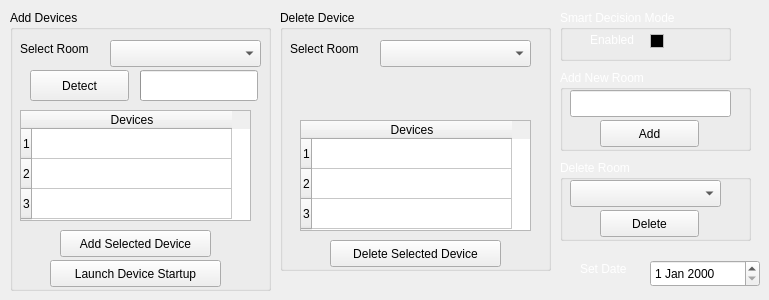
    <widget class="QWidget" name="tab_setupconfig">
     <attribute name="title">
      <string>Setup and Configuration</string>
     </attribute>
     <widget class="QGroupBox" name="groupBox_2">
      <property name="geometry">
       <rect>
        <x>10</x>
        <y>10</y>
        <width>261</width>
        <height>281</height>
       </rect>
      </property>
      <property name="palette">
       <palette>
        <active>
         <colorrole role="WindowText">
          <brush brushstyle="SolidPattern">
           <color alpha="255">
            <red>0</red>
            <green>0</green>
            <blue>0</blue>
           </color>
          </brush>
         </colorrole>
         <colorrole role="Text">
          <brush brushstyle="SolidPattern">
           <color alpha="255">
            <red>255</red>
            <green>255</green>
            <blue>255</blue>
           </color>
          </brush>
         </colorrole>
        </active>
        <inactive>
         <colorrole role="WindowText">
          <brush brushstyle="SolidPattern">
           <color alpha="255">
            <red>0</red>
            <green>0</green>
            <blue>0</blue>
           </color>
          </brush>
         </colorrole>
         <colorrole role="Text">
          <brush brushstyle="SolidPattern">
           <color alpha="255">
            <red>255</red>
            <green>255</green>
            <blue>255</blue>
           </color>
          </brush>
         </colorrole>
        </inactive>
        <disabled>
         <colorrole role="WindowText">
          <brush brushstyle="SolidPattern">
           <color alpha="255">
            <red>159</red>
            <green>158</green>
            <blue>158</blue>
           </color>
          </brush>
         </colorrole>
         <colorrole role="Text">
          <brush brushstyle="SolidPattern">
           <color alpha="255">
            <red>159</red>
            <green>158</green>
            <blue>158</blue>
           </color>
          </brush>
         </colorrole>
        </disabled>
       </palette>
      </property>
      <property name="title">
       <string>Add Devices</string>
      </property>
      <widget class="QComboBox" name="comboBox_selectRoom1">
       <property name="geometry">
        <rect>
         <x>100</x>
         <y>30</y>
         <width>151</width>
         <height>27</height>
        </rect>
       </property>
      </widget>
      <widget class="QPushButton" name="pushButton_4">
       <property name="geometry">
        <rect>
         <x>20</x>
         <y>60</y>
         <width>99</width>
         <height>31</height>
        </rect>
       </property>
       <property name="text">
        <string>Detect</string>
       </property>
      </widget>
      <widget class="QProgressBar" name="progressBar">
       <property name="geometry">
        <rect>
         <x>130</x>
         <y>60</y>
         <width>118</width>
         <height>31</height>
        </rect>
       </property>
       <property name="maximum">
        <number>60</number>
       </property>
       <property name="value">
        <number>0</number>
       </property>
       <property name="textVisible">
        <bool>false</bool>
       </property>
      </widget>
      <widget class="QTableWidget" name="tableWidget">
       <property name="geometry">
        <rect>
         <x>10</x>
         <y>100</y>
         <width>231</width>
         <height>111</height>
        </rect>
       </property>
       <attribute name="horizontalHeaderDefaultSectionSize">
        <number>200</number>
       </attribute>
       <row>
        <property name="text">
         <string>1</string>
        </property>
       </row>
       <row>
        <property name="text">
         <string>2</string>
        </property>
       </row>
       <row>
        <property name="text">
         <string>3</string>
        </property>
       </row>
       <column>
        <property name="text">
         <string>Devices</string>
        </property>
       </column>
       <item row="0" column="0">
        <property name="text">
         <string/>
        </property>
        <property name="toolTip">
         <string/>
        </property>
        <property name="flags">
         <set>ItemIsSelectable|ItemIsUserCheckable|ItemIsEnabled</set>
        </property>
       </item>
       <item row="2" column="0">
        <property name="text">
         <string/>
        </property>
       </item>
      </widget>
      <widget class="QPushButton" name="pushButton_addDevice">
       <property name="geometry">
        <rect>
         <x>50</x>
         <y>220</y>
         <width>151</width>
         <height>27</height>
        </rect>
       </property>
       <property name="text">
        <string>Add Selected Device</string>
       </property>
      </widget>
      <widget class="QLabel" name="label_12">
       <property name="geometry">
        <rect>
         <x>10</x>
         <y>30</y>
         <width>91</width>
         <height>17</height>
        </rect>
       </property>
       <property name="palette">
        <palette>
         <active>
          <colorrole role="WindowText">
           <brush brushstyle="SolidPattern">
            <color alpha="255">
             <red>0</red>
             <green>0</green>
             <blue>0</blue>
            </color>
           </brush>
          </colorrole>
         </active>
         <inactive>
          <colorrole role="WindowText">
           <brush brushstyle="SolidPattern">
            <color alpha="255">
             <red>0</red>
             <green>0</green>
             <blue>0</blue>
            </color>
           </brush>
          </colorrole>
         </inactive>
         <disabled>
          <colorrole role="WindowText">
           <brush brushstyle="SolidPattern">
            <color alpha="255">
             <red>159</red>
             <green>158</green>
             <blue>158</blue>
            </color>
           </brush>
          </colorrole>
         </disabled>
        </palette>
       </property>
       <property name="text">
        <string>Select Room</string>
       </property>
      </widget>
      <widget class="QPushButton" name="pushButton_addDevice_2">
       <property name="geometry">
        <rect>
         <x>40</x>
         <y>250</y>
         <width>171</width>
         <height>27</height>
        </rect>
       </property>
       <property name="text">
        <string>Launch Device Startup</string>
       </property>
      </widget>
     </widget>
     <widget class="QGroupBox" name="groupBox_3">
      <property name="geometry">
       <rect>
        <x>280</x>
        <y>10</y>
        <width>271</width>
        <height>261</height>
       </rect>
      </property>
      <property name="palette">
       <palette>
        <active>
         <colorrole role="WindowText">
          <brush brushstyle="SolidPattern">
           <color alpha="255">
            <red>0</red>
            <green>0</green>
            <blue>0</blue>
           </color>
          </brush>
         </colorrole>
         <colorrole role="Text">
          <brush brushstyle="SolidPattern">
           <color alpha="255">
            <red>255</red>
            <green>255</green>
            <blue>255</blue>
           </color>
          </brush>
         </colorrole>
        </active>
        <inactive>
         <colorrole role="WindowText">
          <brush brushstyle="SolidPattern">
           <color alpha="255">
            <red>0</red>
            <green>0</green>
            <blue>0</blue>
           </color>
          </brush>
         </colorrole>
         <colorrole role="Text">
          <brush brushstyle="SolidPattern">
           <color alpha="255">
            <red>255</red>
            <green>255</green>
            <blue>255</blue>
           </color>
          </brush>
         </colorrole>
        </inactive>
        <disabled>
         <colorrole role="WindowText">
          <brush brushstyle="SolidPattern">
           <color alpha="255">
            <red>159</red>
            <green>158</green>
            <blue>158</blue>
           </color>
          </brush>
         </colorrole>
         <colorrole role="Text">
          <brush brushstyle="SolidPattern">
           <color alpha="255">
            <red>159</red>
            <green>158</green>
            <blue>158</blue>
           </color>
          </brush>
         </colorrole>
        </disabled>
       </palette>
      </property>
      <property name="title">
       <string>Delete Device</string>
      </property>
      <widget class="QLabel" name="label_7">
       <property name="geometry">
        <rect>
         <x>10</x>
         <y>30</y>
         <width>91</width>
         <height>17</height>
        </rect>
       </property>
       <property name="palette">
        <palette>
         <active>
          <colorrole role="WindowText">
           <brush brushstyle="SolidPattern">
            <color alpha="255">
             <red>0</red>
             <green>0</green>
             <blue>0</blue>
            </color>
           </brush>
          </colorrole>
         </active>
         <inactive>
          <colorrole role="WindowText">
           <brush brushstyle="SolidPattern">
            <color alpha="255">
             <red>0</red>
             <green>0</green>
             <blue>0</blue>
            </color>
           </brush>
          </colorrole>
         </inactive>
         <disabled>
          <colorrole role="WindowText">
           <brush brushstyle="SolidPattern">
            <color alpha="255">
             <red>159</red>
             <green>158</green>
             <blue>158</blue>
            </color>
           </brush>
          </colorrole>
         </disabled>
        </palette>
       </property>
       <property name="text">
        <string>Select Room</string>
       </property>
      </widget>
      <widget class="QComboBox" name="comboBox_selectRoom2">
       <property name="geometry">
        <rect>
         <x>100</x>
         <y>30</y>
         <width>151</width>
         <height>27</height>
        </rect>
       </property>
      </widget>
      <widget class="QTableWidget" name="tableWidget_2">
       <property name="geometry">
        <rect>
         <x>20</x>
         <y>110</y>
         <width>231</width>
         <height>111</height>
        </rect>
       </property>
       <attribute name="horizontalHeaderDefaultSectionSize">
        <number>200</number>
       </attribute>
       <row>
        <property name="text">
         <string>1</string>
        </property>
       </row>
       <row>
        <property name="text">
         <string>2</string>
        </property>
       </row>
       <row>
        <property name="text">
         <string>3</string>
        </property>
       </row>
       <column>
        <property name="text">
         <string>Devices</string>
        </property>
       </column>
       <item row="0" column="0">
        <property name="text">
         <string/>
        </property>
        <property name="toolTip">
         <string/>
        </property>
        <property name="flags">
         <set>ItemIsSelectable|ItemIsUserCheckable|ItemIsEnabled</set>
        </property>
       </item>
       <item row="2" column="0">
        <property name="text">
         <string/>
        </property>
       </item>
      </widget>
      <widget class="QPushButton" name="pushButton_7">
       <property name="geometry">
        <rect>
         <x>50</x>
         <y>230</y>
         <width>171</width>
         <height>27</height>
        </rect>
       </property>
       <property name="text">
        <string>Delete Selected Device</string>
       </property>
      </widget>
     </widget>
     <widget class="QGroupBox" name="groupBox_4">
      <property name="geometry">
       <rect>
        <x>560</x>
        <y>10</y>
        <width>171</width>
        <height>51</height>
       </rect>
      </property>
      <property name="palette">
       <palette>
        <active>
         <colorrole role="WindowText">
          <brush brushstyle="SolidPattern">
           <color alpha="255">
            <red>255</red>
            <green>255</green>
            <blue>255</blue>
           </color>
          </brush>
         </colorrole>
         <colorrole role="Text">
          <brush brushstyle="SolidPattern">
           <color alpha="255">
            <red>255</red>
            <green>255</green>
            <blue>255</blue>
           </color>
          </brush>
         </colorrole>
         <colorrole role="BrightText">
          <brush brushstyle="SolidPattern">
           <color alpha="255">
            <red>6</red>
            <green>0</green>
            <blue>0</blue>
           </color>
          </brush>
         </colorrole>
         <colorrole role="Base">
          <brush brushstyle="SolidPattern">
           <color alpha="255">
            <red>0</red>
            <green>0</green>
            <blue>0</blue>
           </color>
          </brush>
         </colorrole>
        </active>
        <inactive>
         <colorrole role="WindowText">
          <brush brushstyle="SolidPattern">
           <color alpha="255">
            <red>255</red>
            <green>255</green>
            <blue>255</blue>
           </color>
          </brush>
         </colorrole>
         <colorrole role="Text">
          <brush brushstyle="SolidPattern">
           <color alpha="255">
            <red>255</red>
            <green>255</green>
            <blue>255</blue>
           </color>
          </brush>
         </colorrole>
         <colorrole role="BrightText">
          <brush brushstyle="SolidPattern">
           <color alpha="255">
            <red>6</red>
            <green>0</green>
            <blue>0</blue>
           </color>
          </brush>
         </colorrole>
         <colorrole role="Base">
          <brush brushstyle="SolidPattern">
           <color alpha="255">
            <red>0</red>
            <green>0</green>
            <blue>0</blue>
           </color>
          </brush>
         </colorrole>
        </inactive>
        <disabled>
         <colorrole role="WindowText">
          <brush brushstyle="SolidPattern">
           <color alpha="255">
            <red>159</red>
            <green>158</green>
            <blue>158</blue>
           </color>
          </brush>
         </colorrole>
         <colorrole role="Text">
          <brush brushstyle="SolidPattern">
           <color alpha="255">
            <red>159</red>
            <green>158</green>
            <blue>158</blue>
           </color>
          </brush>
         </colorrole>
         <colorrole role="BrightText">
          <brush brushstyle="SolidPattern">
           <color alpha="255">
            <red>6</red>
            <green>0</green>
            <blue>0</blue>
           </color>
          </brush>
         </colorrole>
         <colorrole role="Base">
          <brush brushstyle="SolidPattern">
           <color alpha="255">
            <red>255</red>
            <green>255</green>
            <blue>255</blue>
           </color>
          </brush>
         </colorrole>
        </disabled>
       </palette>
      </property>
      <property name="title">
       <string>Smart Decision Mode</string>
      </property>
      <widget class="QCheckBox" name="checkBox_smartDM">
       <property name="geometry">
        <rect>
         <x>90</x>
         <y>20</y>
         <width>21</width>
         <height>22</height>
        </rect>
       </property>
       <property name="text">
        <string/>
       </property>
      </widget>
      <widget class="QLabel" name="label_8">
       <property name="geometry">
        <rect>
         <x>30</x>
         <y>20</y>
         <width>61</width>
         <height>20</height>
        </rect>
       </property>
       <property name="palette">
        <palette>
         <active>
          <colorrole role="WindowText">
           <brush brushstyle="SolidPattern">
            <color alpha="255">
             <red>255</red>
             <green>255</green>
             <blue>255</blue>
            </color>
           </brush>
          </colorrole>
          <colorrole role="ButtonText">
           <brush brushstyle="SolidPattern">
            <color alpha="255">
             <red>255</red>
             <green>255</green>
             <blue>255</blue>
            </color>
           </brush>
          </colorrole>
         </active>
         <inactive>
          <colorrole role="WindowText">
           <brush brushstyle="SolidPattern">
            <color alpha="255">
             <red>255</red>
             <green>255</green>
             <blue>255</blue>
            </color>
           </brush>
          </colorrole>
          <colorrole role="ButtonText">
           <brush brushstyle="SolidPattern">
            <color alpha="255">
             <red>255</red>
             <green>255</green>
             <blue>255</blue>
            </color>
           </brush>
          </colorrole>
         </inactive>
         <disabled>
          <colorrole role="WindowText">
           <brush brushstyle="SolidPattern">
            <color alpha="255">
             <red>159</red>
             <green>158</green>
             <blue>158</blue>
            </color>
           </brush>
          </colorrole>
          <colorrole role="ButtonText">
           <brush brushstyle="SolidPattern">
            <color alpha="255">
             <red>159</red>
             <green>158</green>
             <blue>158</blue>
            </color>
           </brush>
          </colorrole>
         </disabled>
        </palette>
       </property>
       <property name="text">
        <string>Enabled</string>
       </property>
      </widget>
     </widget>
     <widget class="QGroupBox" name="groupBox_5">
      <property name="geometry">
       <rect>
        <x>560</x>
        <y>70</y>
        <width>191</width>
        <height>81</height>
       </rect>
      </property>
      <property name="palette">
       <palette>
        <active>
         <colorrole role="WindowText">
          <brush brushstyle="SolidPattern">
           <color alpha="255">
            <red>255</red>
            <green>255</green>
            <blue>255</blue>
           </color>
          </brush>
         </colorrole>
         <colorrole role="Text">
          <brush brushstyle="SolidPattern">
           <color alpha="255">
            <red>255</red>
            <green>255</green>
            <blue>255</blue>
           </color>
          </brush>
         </colorrole>
        </active>
        <inactive>
         <colorrole role="WindowText">
          <brush brushstyle="SolidPattern">
           <color alpha="255">
            <red>255</red>
            <green>255</green>
            <blue>255</blue>
           </color>
          </brush>
         </colorrole>
         <colorrole role="Text">
          <brush brushstyle="SolidPattern">
           <color alpha="255">
            <red>255</red>
            <green>255</green>
            <blue>255</blue>
           </color>
          </brush>
         </colorrole>
        </inactive>
        <disabled>
         <colorrole role="WindowText">
          <brush brushstyle="SolidPattern">
           <color alpha="255">
            <red>159</red>
            <green>158</green>
            <blue>158</blue>
           </color>
          </brush>
         </colorrole>
         <colorrole role="Text">
          <brush brushstyle="SolidPattern">
           <color alpha="255">
            <red>159</red>
            <green>158</green>
            <blue>158</blue>
           </color>
          </brush>
         </colorrole>
        </disabled>
       </palette>
      </property>
      <property name="title">
       <string>Add New Room</string>
      </property>
      <widget class="QLineEdit" name="textBox_newRoom">
       <property name="geometry">
        <rect>
         <x>10</x>
         <y>20</y>
         <width>161</width>
         <height>27</height>
        </rect>
       </property>
       <property name="placeholderText">
        <string>&lt;Enter Room Name&gt;</string>
       </property>
      </widget>
      <widget class="QPushButton" name="button_NewRoom">
       <property name="geometry">
        <rect>
         <x>40</x>
         <y>50</y>
         <width>99</width>
         <height>27</height>
        </rect>
       </property>
       <property name="text">
        <string>Add</string>
       </property>
      </widget>
     </widget>
     <widget class="QGroupBox" name="groupBox_6">
      <property name="geometry">
       <rect>
        <x>560</x>
        <y>160</y>
        <width>191</width>
        <height>81</height>
       </rect>
      </property>
      <property name="palette">
       <palette>
        <active>
         <colorrole role="WindowText">
          <brush brushstyle="SolidPattern">
           <color alpha="255">
            <red>255</red>
            <green>255</green>
            <blue>255</blue>
           </color>
          </brush>
         </colorrole>
         <colorrole role="Text">
          <brush brushstyle="SolidPattern">
           <color alpha="255">
            <red>255</red>
            <green>255</green>
            <blue>255</blue>
           </color>
          </brush>
         </colorrole>
        </active>
        <inactive>
         <colorrole role="WindowText">
          <brush brushstyle="SolidPattern">
           <color alpha="255">
            <red>255</red>
            <green>255</green>
            <blue>255</blue>
           </color>
          </brush>
         </colorrole>
         <colorrole role="Text">
          <brush brushstyle="SolidPattern">
           <color alpha="255">
            <red>255</red>
            <green>255</green>
            <blue>255</blue>
           </color>
          </brush>
         </colorrole>
        </inactive>
        <disabled>
         <colorrole role="WindowText">
          <brush brushstyle="SolidPattern">
           <color alpha="255">
            <red>159</red>
            <green>158</green>
            <blue>158</blue>
           </color>
          </brush>
         </colorrole>
         <colorrole role="Text">
          <brush brushstyle="SolidPattern">
           <color alpha="255">
            <red>159</red>
            <green>158</green>
            <blue>158</blue>
           </color>
          </brush>
         </colorrole>
        </disabled>
       </palette>
      </property>
      <property name="title">
       <string>Delete Room</string>
      </property>
      <widget class="QPushButton" name="button_deleteRoom">
       <property name="geometry">
        <rect>
         <x>40</x>
         <y>50</y>
         <width>99</width>
         <height>27</height>
        </rect>
       </property>
       <property name="text">
        <string>Delete</string>
       </property>
      </widget>
      <widget class="QComboBox" name="comboBox_deleteroomlist">
       <property name="geometry">
        <rect>
         <x>10</x>
         <y>20</y>
         <width>151</width>
         <height>27</height>
        </rect>
       </property>
      </widget>
     </widget>
     <widget class="QDateEdit" name="dateEdit">
      <property name="geometry">
       <rect>
        <x>650</x>
        <y>260</y>
        <width>110</width>
        <height>27</height>
       </rect>
      </property>
     </widget>
     <widget class="QLabel" name="label_15">
      <property name="geometry">
       <rect>
        <x>580</x>
        <y>260</y>
        <width>91</width>
        <height>17</height>
       </rect>
      </property>
      <property name="palette">
       <palette>
        <active>
         <colorrole role="WindowText">
          <brush brushstyle="SolidPattern">
           <color alpha="255">
            <red>255</red>
            <green>255</green>
            <blue>255</blue>
           </color>
          </brush>
         </colorrole>
        </active>
        <inactive>
         <colorrole role="WindowText">
          <brush brushstyle="SolidPattern">
           <color alpha="255">
            <red>255</red>
            <green>255</green>
            <blue>255</blue>
           </color>
          </brush>
         </colorrole>
        </inactive>
        <disabled>
         <colorrole role="WindowText">
          <brush brushstyle="SolidPattern">
           <color alpha="255">
            <red>159</red>
            <green>158</green>
            <blue>158</blue>
           </color>
          </brush>
         </colorrole>
        </disabled>
       </palette>
      </property>
      <property name="text">
       <string>Set Date</string>
      </property>
     </widget>
    </widget>
